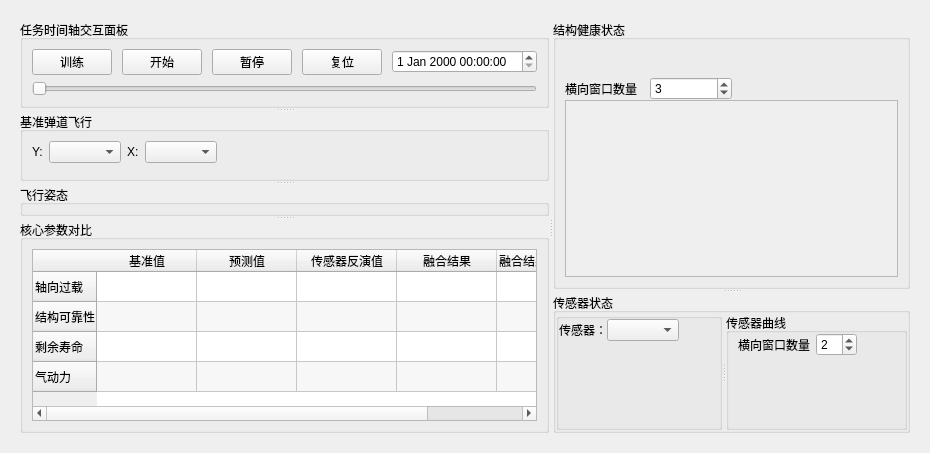
        <widget class="QWidget" name="tab_2">
         <attribute name="title">
          <string>Tab 2</string>
         </attribute>
         <layout class="QGridLayout" name="gridLayout_71">
          <item row="0" column="0">
           <widget class="QWidget" name="widget_base" native="true">
            <layout class="QGridLayout" name="gridLayout_83">
             <item row="0" column="0">
              <widget class="QSplitter" name="splitter_3">
               <property name="orientation">
                <enum>Qt::Orientation::Horizontal</enum>
               </property>
               <widget class="QSplitter" name="splitter">
                <property name="orientation">
                 <enum>Qt::Orientation::Vertical</enum>
                </property>
                <widget class="QGroupBox" name="groupBox_42">
                 <property name="title">
                  <string>任务时间轴交互面板</string>
                 </property>
                 <layout class="QVBoxLayout" name="verticalLayout_21">
                  <item>
                   <layout class="QHBoxLayout" name="horizontalLayout_30">
                    <property name="spacing">
                     <number>10</number>
                    </property>
                    <item>
                     <widget class="QPushButton" name="trainBtn">
                      <property name="text">
                       <string>训练</string>
                      </property>
                     </widget>
                    </item>
                    <item>
                     <widget class="QPushButton" name="startBtn">
                      <property name="text">
                       <string>开始</string>
                      </property>
                     </widget>
                    </item>
                    <item>
                     <widget class="QPushButton" name="pauseBtn">
                      <property name="text">
                       <string>暂停</string>
                      </property>
                     </widget>
                    </item>
                    <item>
                     <widget class="QPushButton" name="resetBtn">
                      <property name="text">
                       <string>复位</string>
                      </property>
                     </widget>
                    </item>
                    <item>
                     <widget class="QDateTimeEdit" name="missionTimeEdit"/>
                    </item>
                   </layout>
                  </item>
                  <item>
                   <widget class="QSlider" name="missionSlider">
                    <property name="orientation">
                     <enum>Qt::Orientation::Horizontal</enum>
                    </property>
                   </widget>
                  </item>
                 </layout>
                </widget>
                <widget class="QGroupBox" name="m">
                 <property name="title">
                  <string>基准弹道飞行</string>
                 </property>
                 <layout class="QGridLayout" name="gridLayout_27">
                  <item row="0" column="0">
                   <layout class="QHBoxLayout" name="horizontalLayout_61">
                    <item>
                     <widget class="QLabel" name="label_130">
                      <property name="text">
                       <string>Y:</string>
                      </property>
                     </widget>
                    </item>
                    <item>
                     <widget class="QComboBox" name="Ballistic_Y">
                      <property name="minimumSize">
                       <size>
                        <width>0</width>
                        <height>0</height>
                       </size>
                      </property>
                     </widget>
                    </item>
                    <item>
                     <widget class="QLabel" name="label_132">
                      <property name="text">
                       <string>X:</string>
                      </property>
                     </widget>
                    </item>
                    <item>
                     <widget class="QComboBox" name="Ballistic_X">
                      <property name="minimumSize">
                       <size>
                        <width>0</width>
                        <height>0</height>
                       </size>
                      </property>
                     </widget>
                    </item>
                    <item>
                     <spacer name="horizontalSpacer_2">
                      <property name="orientation">
                       <enum>Qt::Orientation::Horizontal</enum>
                      </property>
                      <property name="sizeHint" stdset="0">
                       <size>
                        <width>40</width>
                        <height>20</height>
                       </size>
                      </property>
                     </spacer>
                    </item>
                   </layout>
                  </item>
                  <item row="1" column="0">
                   <widget class="QWidget" name="Ballistic_Chart" native="true">
                    <property name="maximumSize">
                     <size>
                      <width>16777215</width>
                      <height>16777215</height>
                     </size>
                    </property>
                   </widget>
                  </item>
                 </layout>
                </widget>
                <widget class="QGroupBox" name="groupBox_78">
                 <property name="title">
                  <string>飞行姿态</string>
                 </property>
                 <layout class="QGridLayout" name="gridLayout_81">
                  <property name="leftMargin">
                   <number>0</number>
                  </property>
                  <property name="topMargin">
                   <number>0</number>
                  </property>
                  <property name="rightMargin">
                   <number>0</number>
                  </property>
                  <property name="bottomMargin">
                   <number>0</number>
                  </property>
                  <property name="horizontalSpacing">
                   <number>0</number>
                  </property>
                  <item row="0" column="0">
                   <widget class="QWidget" name="flightAttitudeWidget" native="true"/>
                  </item>
                 </layout>
                </widget>
                <widget class="QGroupBox" name="groupBox_43">
                 <property name="title">
                  <string>核心参数对比</string>
                 </property>
                 <layout class="QGridLayout" name="gridLayout_80">
                  <item row="0" column="0">
                   <widget class="QTableWidget" name="paramCompareTableWidget">
                    <property name="editTriggers">
                     <set>QAbstractItemView::EditTrigger::NoEditTriggers</set>
                    </property>
                    <property name="alternatingRowColors">
                     <bool>true</bool>
                    </property>
                    <property name="textElideMode">
                     <enum>Qt::TextElideMode::ElideLeft</enum>
                    </property>
                    <attribute name="horizontalHeaderCascadingSectionResizes">
                     <bool>false</bool>
                    </attribute>
                    <attribute name="verticalHeaderVisible">
                     <bool>true</bool>
                    </attribute>
                    <row>
                     <property name="text">
                      <string>轴向过载</string>
                     </property>
                    </row>
                    <row>
                     <property name="text">
                      <string>结构可靠性</string>
                     </property>
                    </row>
                    <row>
                     <property name="text">
                      <string>剩余寿命</string>
                     </property>
                    </row>
                    <row>
                     <property name="text">
                      <string>气动力</string>
                     </property>
                    </row>
                    <column>
                     <property name="text">
                      <string>基准值</string>
                     </property>
                    </column>
                    <column>
                     <property name="text">
                      <string>预测值</string>
                     </property>
                    </column>
                    <column>
                     <property name="text">
                      <string>传感器反演值</string>
                     </property>
                    </column>
                    <column>
                     <property name="text">
                      <string>融合结果</string>
                     </property>
                    </column>
                    <column>
                     <property name="text">
                      <string>融合结果不确定性</string>
                     </property>
                    </column>
                   </widget>
                  </item>
                 </layout>
                </widget>
               </widget>
               <widget class="QSplitter" name="splitter_2">
                <property name="orientation">
                 <enum>Qt::Orientation::Vertical</enum>
                </property>
                <widget class="QGroupBox" name="groupBox_40">
                 <property name="title">
                  <string>结构健康状态</string>
                 </property>
                 <layout class="QGridLayout" name="gridLayout_82">
                  <property name="leftMargin">
                   <number>0</number>
                  </property>
                  <property name="topMargin">
                   <number>0</number>
                  </property>
                  <property name="rightMargin">
                   <number>0</number>
                  </property>
                  <property name="bottomMargin">
                   <number>0</number>
                  </property>
                  <property name="spacing">
                   <number>0</number>
                  </property>
                  <item row="0" column="0">
                   <layout class="QHBoxLayout" name="horizontalLayout_62">
                    <property name="spacing">
                     <number>0</number>
                    </property>
                    <item>
                     <layout class="QGridLayout" name="gridLayout_77">
                      <property name="leftMargin">
                       <number>9</number>
                      </property>
                      <property name="topMargin">
                       <number>0</number>
                      </property>
                      <property name="rightMargin">
                       <number>0</number>
                      </property>
                      <property name="bottomMargin">
                       <number>0</number>
                      </property>
                      <property name="horizontalSpacing">
                       <number>2</number>
                      </property>
                      <property name="verticalSpacing">
                       <number>0</number>
                      </property>
                      <item row="1" column="1">
                       <widget class="QSpinBox" name="windowNumspinBox">
                        <property name="minimum">
                         <number>1</number>
                        </property>
                        <property name="singleStep">
                         <number>1</number>
                        </property>
                        <property name="value">
                         <number>3</number>
                        </property>
                       </widget>
                      </item>
                      <item row="1" column="0">
                       <widget class="QLabel" name="label_135">
                        <property name="text">
                         <string>横向窗口数量</string>
                        </property>
                       </widget>
                      </item>
                      <item row="0" column="1">
                       <widget class="QLabel" name="label_133">
                        <property name="text">
                         <string/>
                        </property>
                       </widget>
                      </item>
                      <item row="0" column="0">
                       <widget class="QLabel" name="label_134">
                        <property name="text">
                         <string/>
                        </property>
                       </widget>
                      </item>
                     </layout>
                    </item>
                    <item>
                     <widget class="QWidget" name="widget_5" native="true">
                      <property name="minimumSize">
                       <size>
                        <width>0</width>
                        <height>60</height>
                       </size>
                      </property>
                      <property name="maximumSize">
                       <size>
                        <width>16777215</width>
                        <height>60</height>
                       </size>
                      </property>
                      <layout class="QGridLayout" name="gridLayout_79">
                       <property name="leftMargin">
                        <number>0</number>
                       </property>
                       <property name="topMargin">
                        <number>0</number>
                       </property>
                       <property name="rightMargin">
                        <number>0</number>
                       </property>
                       <property name="bottomMargin">
                        <number>0</number>
                       </property>
                       <property name="spacing">
                        <number>0</number>
                       </property>
                       <item row="0" column="0">
                        <layout class="QGridLayout" name="gridLayout_78">
                         <property name="spacing">
                          <number>0</number>
                         </property>
                        </layout>
                       </item>
                      </layout>
                     </widget>
                    </item>
                   </layout>
                  </item>
                  <item row="1" column="0">
                   <widget class="QWidget" name="filedShowWidget" native="true">
                    <layout class="QGridLayout" name="gridLayout_74">
                     <property name="leftMargin">
                      <number>9</number>
                     </property>
                     <property name="topMargin">
                      <number>0</number>
                     </property>
                     <property name="rightMargin">
                      <number>9</number>
                     </property>
                     <property name="bottomMargin">
                      <number>9</number>
                     </property>
                     <property name="horizontalSpacing">
                      <number>9</number>
                     </property>
                     <property name="verticalSpacing">
                      <number>0</number>
                     </property>
                     <item row="0" column="0">
                      <widget class="QScrollArea" name="fieldShowArea">
                       <property name="styleSheet">
                        <string notr="true"/>
                       </property>
                       <property name="widgetResizable">
                        <bool>true</bool>
                       </property>
                       <widget class="QWidget" name="scrollAreaWidgetContents">
                        <property name="geometry">
                         <rect>
                          <x>0</x>
                          <y>0</y>
                          <width>1078</width>
                          <height>390</height>
                         </rect>
                        </property>
                       </widget>
                      </widget>
                     </item>
                    </layout>
                   </widget>
                  </item>
                 </layout>
                </widget>
                <widget class="QGroupBox" name="groupBox_41">
                 <property name="title">
                  <string>传感器状态</string>
                 </property>
                 <layout class="QGridLayout" name="gridLayout">
                  <property name="leftMargin">
                   <number>0</number>
                  </property>
                  <property name="topMargin">
                   <number>0</number>
                  </property>
                  <property name="rightMargin">
                   <number>0</number>
                  </property>
                  <property name="bottomMargin">
                   <number>0</number>
                  </property>
                  <property name="spacing">
                   <number>0</number>
                  </property>
                  <item row="0" column="0">
                   <widget class="QSplitter" name="splitter_4">
                    <property name="orientation">
                     <enum>Qt::Orientation::Horizontal</enum>
                    </property>
                    <widget class="QGroupBox" name="groupBox_79">
                     <property name="title">
                      <string/>
                     </property>
                     <layout class="QGridLayout" name="gridLayout_73">
                      <property name="leftMargin">
                       <number>0</number>
                      </property>
                      <property name="topMargin">
                       <number>0</number>
                      </property>
                      <property name="rightMargin">
                       <number>0</number>
                      </property>
                      <property name="bottomMargin">
                       <number>0</number>
                      </property>
                      <property name="spacing">
                       <number>0</number>
                      </property>
                      <item row="0" column="0">
                       <layout class="QVBoxLayout" name="verticalLayout_40" stretch="1,5">
                        <property name="spacing">
                         <number>0</number>
                        </property>
                        <item>
                         <layout class="QHBoxLayout" name="horizontalLayout_60">
                          <item>
                           <widget class="QLabel" name="label_131">
                            <property name="text">
                             <string>传感器：</string>
                            </property>
                           </widget>
                          </item>
                          <item>
                           <widget class="QComboBox" name="sensorBox">
                            <property name="minimumSize">
                             <size>
                              <width>0</width>
                              <height>0</height>
                             </size>
                            </property>
                           </widget>
                          </item>
                          <item>
                           <spacer name="horizontalSpacer">
                            <property name="orientation">
                             <enum>Qt::Orientation::Vertical</enum>
                            </property>
                            <property name="sizeHint" stdset="0">
                             <size>
                              <width>40</width>
                              <height>20</height>
                             </size>
                            </property>
                           </spacer>
                          </item>
                         </layout>
                        </item>
                        <item>
                         <widget class="QWidget" name="sensorCheckWidget" native="true">
                          <layout class="QGridLayout" name="gridLayout_76">
                           <property name="leftMargin">
                            <number>0</number>
                           </property>
                           <property name="topMargin">
                            <number>0</number>
                           </property>
                           <property name="rightMargin">
                            <number>0</number>
                           </property>
                           <property name="bottomMargin">
                            <number>0</number>
                           </property>
                           <property name="spacing">
                            <number>0</number>
                           </property>
                           <item row="0" column="0">
                            <layout class="QVBoxLayout" name="verticalLayout_41"/>
                           </item>
                          </layout>
                         </widget>
                        </item>
                       </layout>
                      </item>
                     </layout>
                    </widget>
                    <widget class="QGroupBox" name="groupBox_80">
                     <property name="title">
                      <string>传感器曲线</string>
                     </property>
                     <layout class="QGridLayout" name="gridLayout_75">
                      <property name="leftMargin">
                       <number>9</number>
                      </property>
                      <property name="topMargin">
                       <number>0</number>
                      </property>
                      <item row="0" column="1">
                       <widget class="QLabel" name="label_136">
                        <property name="text">
                         <string>横向窗口数量</string>
                        </property>
                       </widget>
                      </item>
                      <item row="0" column="2">
                       <widget class="QSpinBox" name="numHorWindowSpin">
                        <property name="minimum">
                         <number>1</number>
                        </property>
                        <property name="value">
                         <number>2</number>
                        </property>
                       </widget>
                      </item>
                      <item row="0" column="3">
                       <spacer name="horizontalSpacer_3">
                        <property name="orientation">
                         <enum>Qt::Orientation::Horizontal</enum>
                        </property>
                        <property name="sizeHint" stdset="0">
                         <size>
                          <width>40</width>
                          <height>20</height>
                         </size>
                        </property>
                       </spacer>
                      </item>
                      <item row="1" column="1" colspan="3">
                       <widget class="QWidget" name="widget_4" native="true"/>
                      </item>
                     </layout>
                    </widget>
                   </widget>
                  </item>
                 </layout>
                </widget>
               </widget>
              </widget>
             </item>
            </layout>
           </widget>
          </item>
         </layout>
        </widget>
